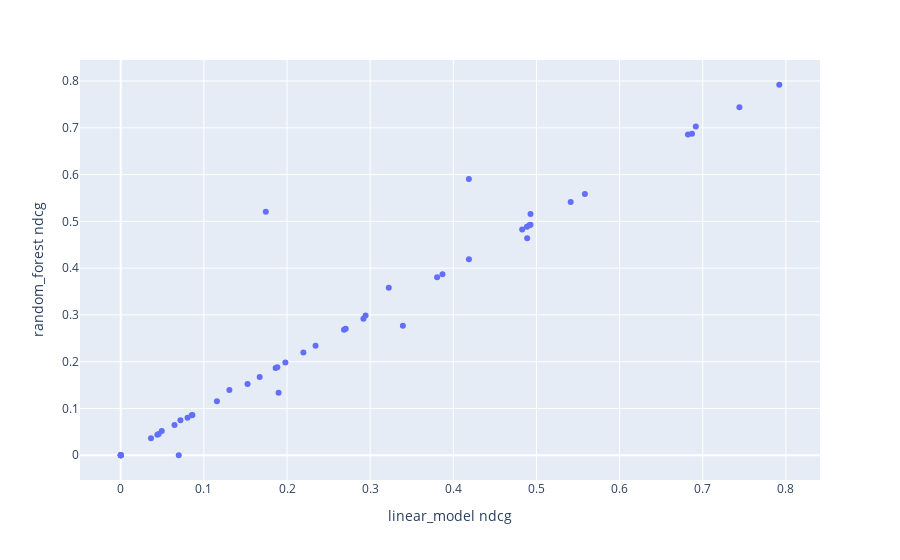

The cell this chart's notebook holds for it:
### Code cell
px.scatter(
    df_metrics_merged,
    x="linear_model ndcg",
    y="random_forest ndcg",
    hover_data=df_metrics_merged.columns,
)

### Figure 1 — Plotly figure (JSON) as saved in the notebook; plotly's stock layout.template omitted (floating-point values rounded to 4 significant figures; data arrays with more than 128 entries replaced by an {"elided": "..."} marker saying what was removed)
{"data": [{"customdata": {"elided": "50x11 mixed values"}, "hovertemplate": "linear_model ndcg=%{x}<br>random_forest ndcg=%{y}<br>query=%{customdata[0]}<br>linear_model dcg=%{customdata[1]}<br>linear_model prec@10=%{customdata[2]}<br>linear_model ratio_of_ratings=%{customdata[3]}<br>random_forest dcg=%{customdata[4]}<br>random_forest prec@10=%{customdata[5]}<br>random_forest ratio_of_ratings=%{customdata[6]}<br>dcg=%{customdata[7]}<br>ndcg=%{customdata[8]}<br>prec@10=%{customdata[9]}<br>ratio_of_ratings=%{customdata[10]}<extra></extra>", "legendgroup": "", "marker": {"color": "#636efa", "symbol": "circle"}, "mode": "markers", "name": "", "orientation": "v", "showlegend": false, "type": "scatter", "x": [0.04402, 0.08619, 0.08032, 0.2343, 0.4886, 0.2197, 0.7441, 0, 0, 0.4915, 0.07179, 0.1671, 0.2685, 0.1157, 0.1745, 0.5583, 0.3224, 0.6872, 0.0364, 0.7921, 0.2945, 0.1883, 0.06973, 0.3805, 0, 0.4829, 0.4188, 0.2706, 0.198, 0, 0.2919, 0.0853, 0.0493, 0.387, 0.6917, 0.4929, 0.4929, 0.04566, 0.4889, 0.1898, 0.3394, 0.1863, 0.06465, 0.4188, 0.1307, 0.6823, 0.1525, 0.5412, 0, 0], "xaxis": "x", "y": [0.04402, 0.08619, 0.08032, 0.2343, 0.4886, 0.2197, 0.7441, 0, 0, 0.4915, 0.07476, 0.1671, 0.2685, 0.1157, 0.5203, 0.5583, 0.3583, 0.6872, 0.0364, 0.7921, 0.2985, 0.1883, 0, 0.3805, 0, 0.4829, 0.5904, 0.2706, 0.198, 0, 0.2919, 0.0853, 0.05166, 0.387, 0.703, 0.5155, 0.4929, 0.04566, 0.464, 0.1336, 0.2771, 0.1863, 0.06465, 0.4188, 0.1396, 0.6857, 0.1525, 0.5412, 0, 0], "yaxis": "y"}], "layout": {"autosize": true, "legend": {"tracegroupgap": 0}, "margin": {"t": 60}, "xaxis": {"anchor": "y", "autorange": true, "domain": [0, 1], "range": [-0.0509, 0.843], "title": {"text": "linear_model ndcg"}, "type": "linear"}, "yaxis": {"anchor": "x", "autorange": true, "domain": [0, 1], "range": [-0.06133, 0.8534], "title": {"text": "random_forest ndcg"}, "type": "linear"}}}
